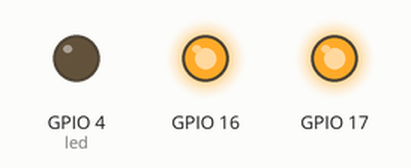
A sketch run on a simulated ESP32. On the bench: output pins drawn as LEDs (lit = HIGH).

Above: at 0.05 s.
At 1.45 s:
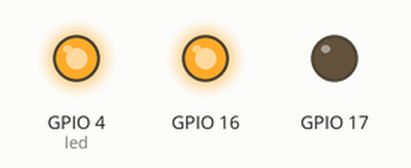
At 3.35 s:
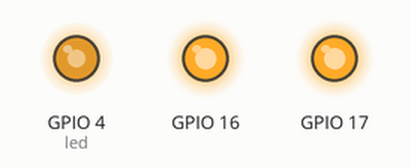
At 6.2 s:
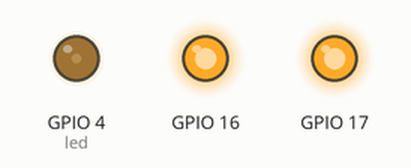
At 9.55 s:
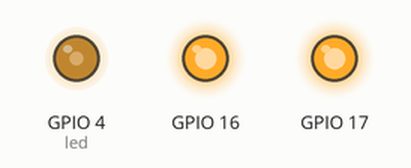
At 12.9 s:
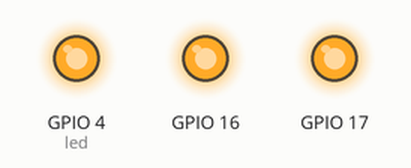
Timing chart, 0 to 16.8 s (numbered marks = the images above):
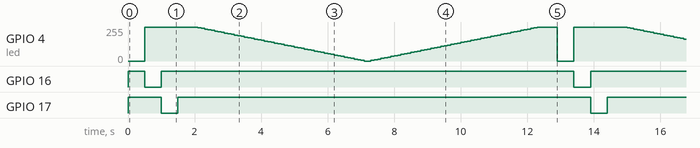

The sketch:

3_3_LED.ino
```cpp
#include <Arduino.h>

int freq = 2000;    // frequency
int channel = 0;    // aisle
int resolution = 8;   // Resolution

const int led = 4;
void setup()
{
  //Initialize GPIO, turn off tricolor light

  pinMode(4, OUTPUT);
  pinMode(17, OUTPUT);
  pinMode(16, OUTPUT);
  digitalWrite(4, 0);
  digitalWrite(16, 0);
  digitalWrite(17, 0);
  ledcSetup(channel, freq, resolution); // set channel
  //ledcAttachPin(led, channel);  // Connect the channel to the corresponding pin
}

void loop()
{
  digitalWrite(4, 0);
  digitalWrite(16, 1);
  digitalWrite(17, 1);
  delay(500);
  digitalWrite(4, 1);
  digitalWrite(16, 0);
  digitalWrite(17, 1);
  delay(500);
  digitalWrite(4, 1);
  digitalWrite(16, 1);
  digitalWrite(17, 0);
  delay(500);
  digitalWrite(4, 1);
  digitalWrite(16, 1);
  digitalWrite(17, 1);
  delay(500);
  ledcAttachPin(led, channel);
  // gradually brighten
   for (int dutyCycle = 255; dutyCycle >= 0; dutyCycle = dutyCycle - 5)
  {
    ledcWrite(channel, dutyCycle);  // output PWM
    delay(100);
  }
  // gradually darken
  for (int dutyCycle = 0; dutyCycle <= 255; dutyCycle = dutyCycle + 5)
  {
    ledcWrite(channel, dutyCycle);  // output PWM
    delay(100);
  }
  delay(500);
}
```

Measured:
- by itself, GPIO 4 (led): moves between 0/255 and 255/255, repeating every 12.9 s
- by itself, GPIO 16, GPIO 17: repeats every 12.9 s: LOW 0.50 s, HIGH 12.4 s
